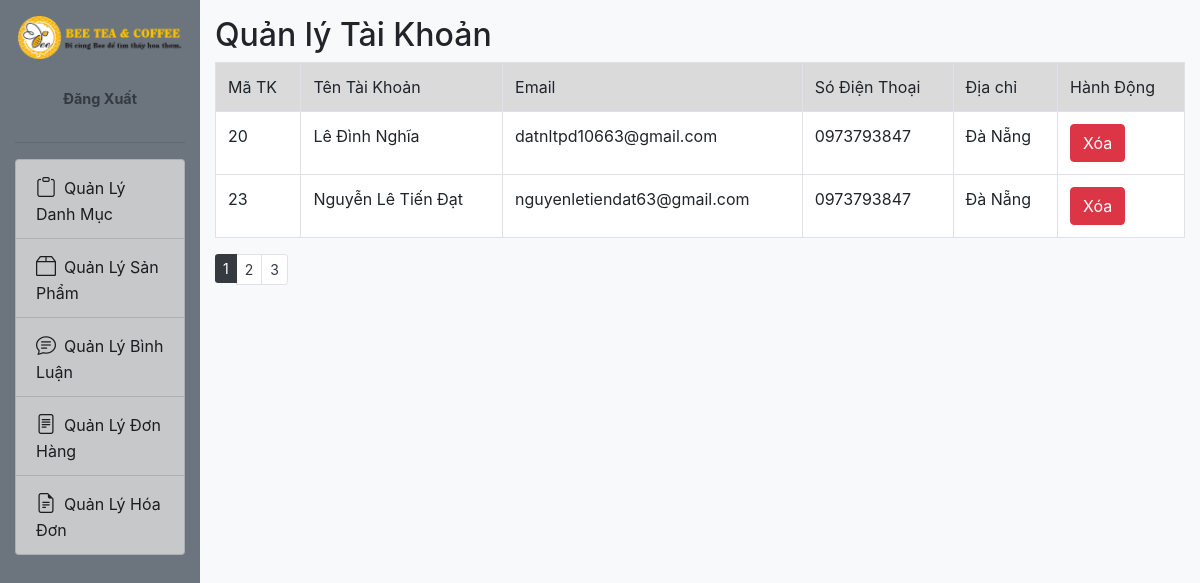
Screenshot of /admin/user.php with the database file from the repository.
### tables this page shows
CREATE TABLE `user` (
  `user_id` int(11) NOT NULL,
  `role_id` int(11) NOT NULL,
  `username` varchar(50) NOT NULL,
  `email` varchar(255) NOT NULL,
  `password` varchar(255) NOT NULL,
  `phone_number` varchar(12) NOT NULL,
  `address` text DEFAULT NULL
);

### admin/user.php (the view, shortened to what this page needs)
<?php
    require_once('../model/config.php');
    $sql = 'select * from User';
    $tacauser = mysqli_query($conn,$sql);
?>
<!DOCTYPE html>
<html lang="en">
<head>
    <link rel="stylesheet" href="https://cdn.jsdelivr.net/npm/bootstrap@4.6.2/dist/css/bootstrap.min.css">
    <link rel="stylesheet" href="https://cdn.jsdelivr.net/npm/bootstrap-icons@1.11.1/font/bootstrap-icons.css">
</head>
<body class="container-fluid">
    <article class="row">
        <section class="col-2 bg-secondary pb-4">
            <figure class="figure mt-3 center">
                <img src="../img/logo bee.png" class="figure-img img-fluid rounded" alt="...">
                <figcaption class="figure-caption text-center text-white font-weight-bold">
                    <br>
                    <a class="text-dark" href="../control/index.php?chucnang=logout">Đăng Xuất</a>
                </figcaption>
            </figure>
            <hr>
            <nav>
            <div class="list-group">
                <a class="list-group-item list-group-item-action list-group-item-dark" href="danhmuc.php">
                    <i class="bi bi-clipboard mr-2" style="font-size: 20px;"></i>Quản Lý Danh Mục
                </a>
                <a class="list-group-item list-group-item-action list-group-item-dark" href="admin.php">
                    <i class="bi bi-box2 mr-2" style="font-size: 20px;"></i>Quản Lý Sản Phẩm
                </a>
                <a class="list-group-item list-group-item-action list-group-item-dark" href="conments.php">
                    <i class="bi bi-chat-text mr-2" style="font-size: 20px;"></i>Quản Lý Bình Luận
                </a>
                <a class="list-group-item list-group-item-action list-group-item-dark" href="donhang.php">
                    <i class="bi bi-file-text mr-2" style="font-size: 20px;"></i>Quản Lý Đơn Hàng
                </a>
                <a class="list-group-item list-group-item-action list-group-item-dark" href="haodon.php">
                    <i class="bi bi-file-earmark-text mr-2" style="font-size: 20px;"></i>Quản Lý Hóa Đơn
                </a>
            </div>
            </nav>
        </section>
        <section class="col-10 bg-light">
            <h2 class="mt-3">Quản lý Tài Khoản</h2>
            <table class="table table-bordered table-hover bg-white">
                <tr class="table-active">
                    <td>Mã TK</td>
                    <td>Tên Tài Khoản</td>
                    <td>Email</td>
                    <td>Só Điện Thoại</td>
                    <td>Địa chỉ</td>
                    <td>Hành Động</td>
                </tr>
                <?php while ($user = mysqli_fetch_assoc($tacauser)) { ?>
            <tr>
                <td><?php echo $user['user_id']; ?></td>
                <td><?php echo $user['username']; ?></td>
                <td><?php echo $user['email']; ?></td>
                <td><?php echo $user['phone_number']; ?></td>
                <td><?php echo $user['address']; ?></td>
                <td>
                    <a class="btn btn-danger" href="../control/index.php?chucnang=xoa_user&ma=<?php echo $user['user_id']; ?>">Xóa</a>
                </td>
            </tr>
        <?php } ?>
            </table>
            <ul class="pagination pagination-sm text-dark">
                <li class="page-item active" aria-current="page">
                    <a class="page-link bg-dark border-0" href="#">1</a>
                </li>
                <li class="page-item"><a class="page-link text-dark" href="#">2</a></li>
                <li class="page-item"><a class="page-link text-dark" href="#">3</a></li>
            </ul>
        </section>
    </article>
</body>
</html>

### admin/user.php (style rules this page uses)
article { height: 100vh; }

### rows the page displays
user: user_id "20", username "Lê Đình Nghĩa", email "datnltpd10663@gmail.com", phone_number "0973793847", address "Đà Nẵng"
user: user_id "23", username "Nguyễn Lê Tiến Đạt", email "nguyenletiendat63@gmail.com", phone_number "0973793847", address "Đà Nẵng"
